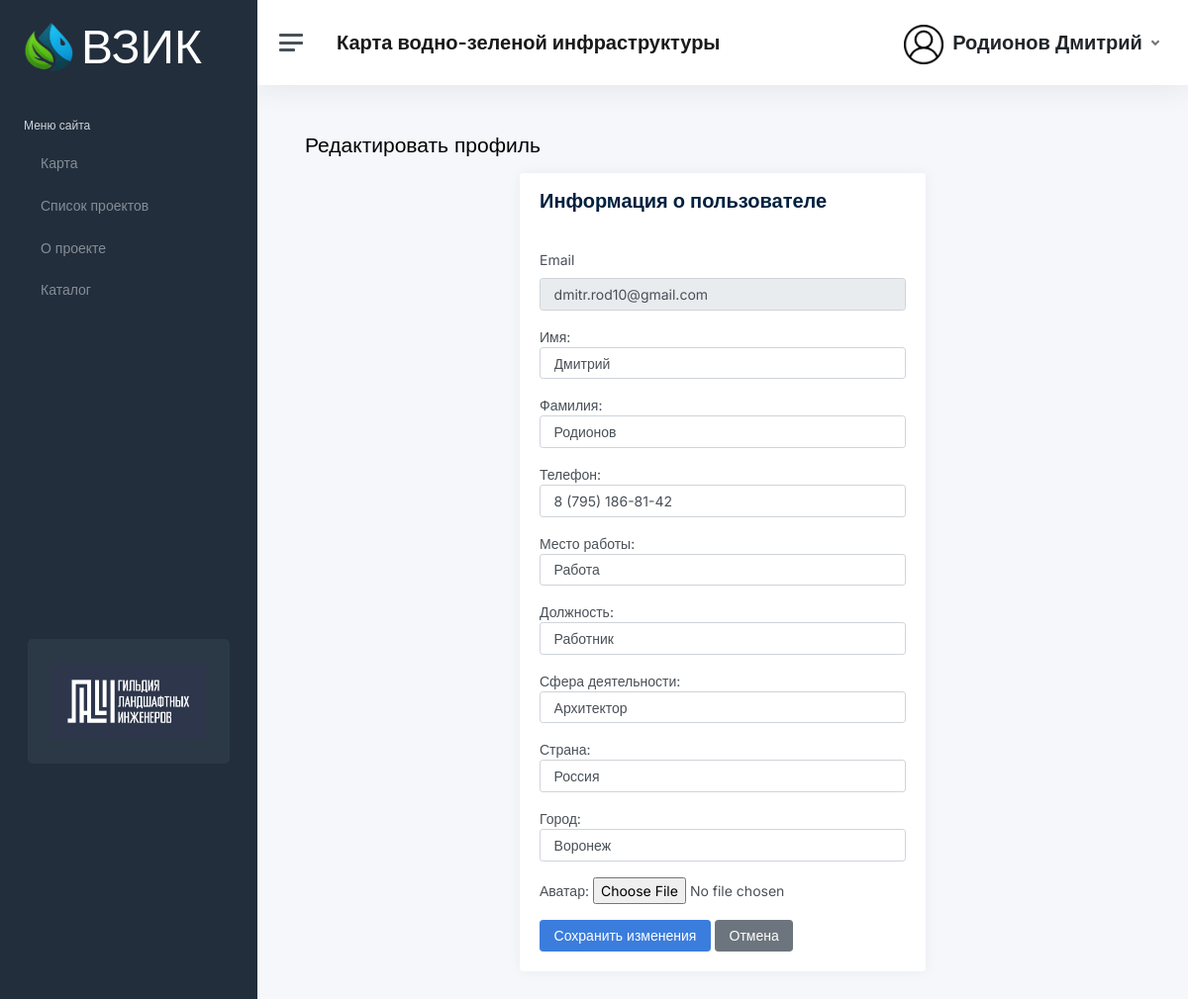
Page /accounts/profile/edit/ (signed in) on the committed database.
### accounts/models.py (models this page shows, shortened)
class CustomUser(AbstractBaseUser, PermissionsMixin):
    email = models.EmailField(unique=True)
    first_name = models.CharField(max_length=30, blank=True)
    last_name = models.CharField(max_length=30, blank=True)
    workplace = models.CharField(max_length=100, blank=True)
    phone = models.CharField(max_length=20, blank=True)
    position = models.CharField(max_length=100, blank=True)
    activity_area = models.ForeignKey(ActivityArea, on_delete=models.SET_NULL, null=True, blank=True)
    country = models.CharField(max_length=100, blank=True)
    city = models.CharField(max_length=100, blank=True)
    is_active = models.BooleanField(default=True)
    is_staff = models.BooleanField(default=False)
    avatar = models.ImageField(upload_to='avatars/', null=True, blank=True)
    registration_date = models.DateTimeField(default=timezone.now)
    auto_publish = models.BooleanField(default=False)
    objects = CustomUserManager()
    USERNAME_FIELD = 'email'
    REQUIRED_FIELDS = []

### accounts/views.py (the view)
# urls.py: path('profile/edit/', ProfileUpdateView.as_view(), name='profile_edit'),
@method_decorator(login_required, name='dispatch')
class ProfileUpdateView(UpdateView):
    model = CustomUser
    form_class = CustomUserChangeForm
    template_name = 'profile_edit.html'
    success_url = reverse_lazy('profile')
    def get_object(self):
        return self.request.user

### accounts/models.py (called while the page is built)
    def __str__(self):
        return self.name

### accounts/templates/profile_edit.html (shortened to what this page needs)
{% extends "base.html" %}
{% load static %}
{% block content %}
    <main class="content">
        <div class="container-fluid p-0">
            <div class="mb-3">
                <h1 class="h3 d-inline align-middle">Редактировать профиль</h1>
            </div>
            <div class="row">
                <div class="col-md-8 col-xl-6 mx-auto">
                    <div class="card">
                        <div class="card-header">
                            <h5 class="card-title mb-0 custom-title">Информация о пользователе</h5>
                        </div>
                        <div class="card-body">
                            <form method="post" enctype="multipart/form-data">
                                <div class="mb-3">
                                    <label class="form-label">Email</label>
                                    <input type="email" class="form-control" value="{{ user.email }}" disabled>
                                </div>
                                {{ form.as_p }}
                                <button type="submit" class="btn btn-primary">Сохранить изменения</button>
                                <a href="{% url 'profile' %}" class="btn btn-secondary">Отмена</a>
                            </form>
                        </div>
                    </div>
                </div>
            </div>
        </div>
    </main>
{% endblock %}

### map_app/templates/includes/navbar.html (shortened to what this page needs)
{% load static %}
<nav class="navbar navbar-expand navbar-light navbar-bg">
    <a class="sidebar-toggle js-sidebar-toggle">
        <i class="hamburger align-self-center"></i>
    </a>
    <div class="navbar-brand-container ms-3">
        <a class="navbar-brand d-flex align-items-center" href="{% url 'map' %}">
            <span class="navbar-brand-full">Карта водно-зеленой инфраструктуры</span>
        </a>
    </div>
    <div class="navbar-collapse collapse">
        <ul class="navbar-nav navbar-align ms-auto">
            <li class="nav-item dropdown">
                {% if user.is_authenticated %}
                    <a class="nav-link dropdown-toggle d-none d-sm-inline-block" href="#" data-bs-toggle="dropdown">
                        <img src="
                                {% if user.avatar %}{{ user.avatar.url }}{% else %}{% static 'img/avatars/user.png' %}{% endif %}"
                             class="avatar img-fluid rounded me-1" alt="{{ user.get_full_name }}"/>
                        <span class="text-dark">{{ user.last_name }} {{ user.first_name }}</span>
                    </a>
                {% else %}
                    <a class="nav-link d-none d-sm-inline-block" href="{% url 'signin' %}">
                        <span class="text-dark">Войти</span>
                    </a>
                {% endif %}
            </li>
        </ul>
    </div>
</nav>

### map_app/templates/includes/sidebar.html (style rules this page uses)
.navbar-brand { font-size: 1.25rem; font-weight: 600; }
.navbar-brand-full { display: inline; }

### map_app/templates/includes/navbar.html (style rules this page uses)
.navbar { font-size: 1.25rem; font-weight: 600; z-index: 1050; position: relative; }
.navbar-brand-full { display: inline; }

### accounts/templates/profile_edit.html (style rules this page uses)
.custom-title { font-size: 1.25rem; color: #01203f; }

### rows in the picture
CustomUser: last_name "Родионов", first_name "Дмитрий", email "dmitr.rod10@gmail.com", phone "8 (795) 186-81-42", workplace "Работа", position "Работник", activity_area "Архитектор", country "Россия", city "Воронеж"
